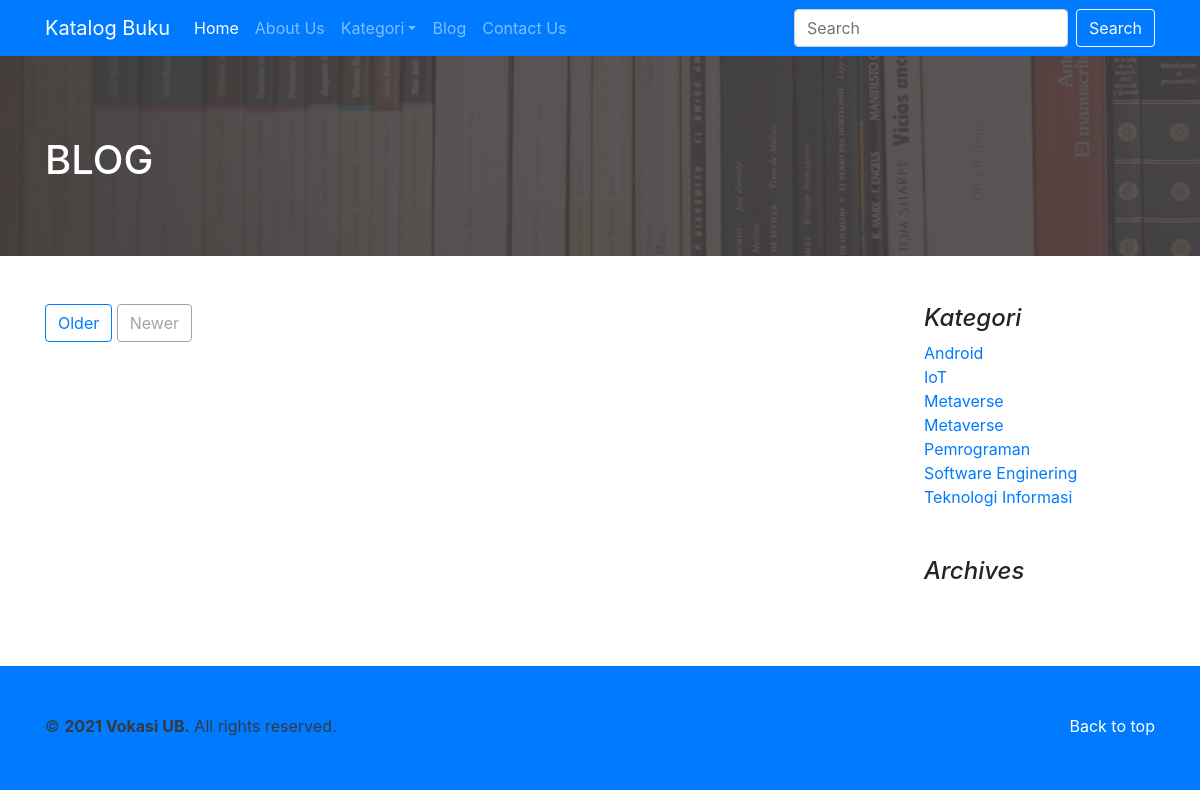
Page /blog on the committed database.
### tables this page shows
CREATE TABLE `kategori_blog` (
  `id_kategori_blog` int(11) NOT NULL,
  `kategori_blog` varchar(50) DEFAULT NULL
);

### includes/navigasi.php (the view, shortened to what this page needs)
<nav class="navbar navbar-expand-lg navbar-dark bg-primary ">
        <div class="container">
        <a class="navbar-brand" href="index.php">Katalog Buku</a>
        <div class="collapse navbar-collapse" id="navbarsExample07">
            <ul class="navbar-nav mr-auto">
                <li class="nav-item home active">
                    <a class="nav-link" href="index">Home <span class="sr-only"></span></a>
                </li>
                <li class="nav-item aboutus">
                    <a class="nav-link" href="aboutus">About Us</a>
                </li>
                <li class="nav-item dropdown daftarbuku">
                    <a class="nav-link dropdown-toggle" href="daftarbuku" id="dropdown07" data-toggle="dropdown" aria-haspopup="true" aria-expanded="false">Kategori</a>
                </li>
                <li class="nav-item blog">
                    <a class="nav-link" href="blog">Blog</a>
                </li>
                <li class="nav-item contact">
                    <a class="nav-link" href="contactus">Contact Us</a>
                </li>
            </ul>
            <form class="form-inline mt-2 mt-md-0">
              <input class="form-control mr-sm-2" type="text" placeholder="Search" aria-label="Search">
              <button class="btn btn-outline-light my-2 my-sm-0" type="submit">Search</button>
            </form>
        </div>
        </div>
    </nav>

### include/blog.php (shortened to what this page needs)
<section id="blog-header">
  <div class="container">
    <h1 class="text-white">BLOG</h1>
  </div>
</section><br><br>
<section id="blog-list">
  <main role="main" class="container">
    <div class="row">
      <div class="col-md-9 blog">
        <nav class="blog-pagination">
          <a class="btn btn-outline-primary" href="#">Older</a>
          <a class="btn btn-outline-secondary disabled" href="#" tabindex="-1" aria-disabled="true">Newer</a>
        </nav>
      </div>
      <aside class="col-md-3 blog-sidebar">
        <div class="pl-4 pb-4">
          <h4 class="font-italic">Kategori</h4>
          <ol class="list-unstyled mb-0">
            <?php $query_ktblog = mysqli_query($koneksi, "SELECT *FROM kategori_blog  ORDER BY kategori_blog LIMIT 20");
              while ($data_ktblog = mysqli_fetch_assoc($query_ktblog)){
                $ktblog = $data_ktblog["kategori_blog"];
              ?>
            <li><a href="blog-kategoriblog=<?=$ktblog?>"><?=$ktblog?></a></li>
            <?php } ?>
        </div>
        <div class="p-4">
          <h4 class="font-italic">Archives</h4>
        </div>
      </aside>
    </div>
  </main>
</section><br><br>

### rows in the picture
kategori_blog: kategori_blog "Android"
kategori_blog: kategori_blog "IoT"
kategori_blog: kategori_blog "Metaverse"
kategori_blog: kategori_blog "Metaverse"
kategori_blog: kategori_blog "Pemrograman"
kategori_blog: kategori_blog "Software Enginering"
kategori_blog: kategori_blog "Teknologi Informasi"
